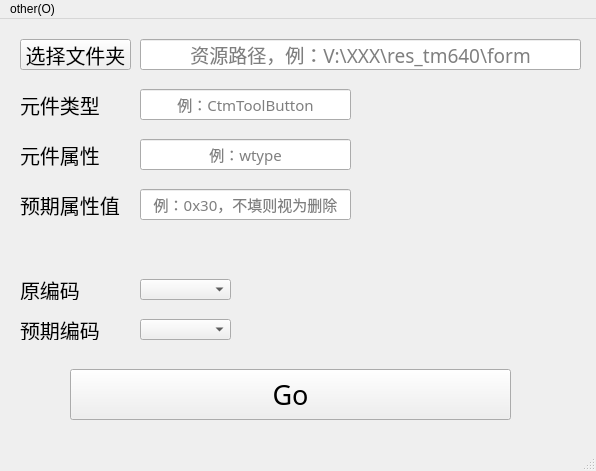
<?xml version="1.0" encoding="UTF-8"?>
<ui version="4.0">
 <class>MainWindow</class>
 <widget class="QMainWindow" name="MainWindow">
  <property name="geometry">
   <rect>
    <x>0</x>
    <y>0</y>
    <width>596</width>
    <height>471</height>
   </rect>
  </property>
  <property name="windowTitle">
   <string>批量替换txt画面脚本属性</string>
  </property>
  <widget class="QWidget" name="centralwidget">
   <widget class="QLineEdit" name="lineEdit_rsc">
    <property name="geometry">
     <rect>
      <x>140</x>
      <y>20</y>
      <width>441</width>
      <height>31</height>
     </rect>
    </property>
    <property name="font">
     <font>
      <family>Hack</family>
      <pointsize>14</pointsize>
     </font>
    </property>
    <property name="alignment">
     <set>Qt::AlignCenter</set>
    </property>
    <property name="placeholderText">
     <string>资源路径，例：V:\XXX\res_tm640\form</string>
    </property>
   </widget>
   <widget class="QComboBox" name="cb_orig_code">
    <property name="geometry">
     <rect>
      <x>140</x>
      <y>260</y>
      <width>91</width>
      <height>21</height>
     </rect>
    </property>
    <property name="font">
     <font>
      <family>Hack</family>
      <pointsize>12</pointsize>
     </font>
    </property>
    <property name="currentText">
     <string/>
    </property>
    <property name="maxVisibleItems">
     <number>3</number>
    </property>
   </widget>
   <widget class="QLabel" name="label_2">
    <property name="geometry">
     <rect>
      <x>20</x>
      <y>260</y>
      <width>91</width>
      <height>21</height>
     </rect>
    </property>
    <property name="font">
     <font>
      <family>Hack</family>
      <pointsize>15</pointsize>
     </font>
    </property>
    <property name="text">
     <string>原编码</string>
    </property>
   </widget>
   <widget class="QLabel" name="label_3">
    <property name="geometry">
     <rect>
      <x>20</x>
      <y>300</y>
      <width>91</width>
      <height>21</height>
     </rect>
    </property>
    <property name="font">
     <font>
      <family>Hack</family>
      <pointsize>15</pointsize>
     </font>
    </property>
    <property name="text">
     <string>预期编码</string>
    </property>
   </widget>
   <widget class="QComboBox" name="cb_exp_code">
    <property name="geometry">
     <rect>
      <x>140</x>
      <y>300</y>
      <width>91</width>
      <height>21</height>
     </rect>
    </property>
    <property name="font">
     <font>
      <family>Hack</family>
      <pointsize>10</pointsize>
     </font>
    </property>
    <property name="maxVisibleItems">
     <number>3</number>
    </property>
   </widget>
   <widget class="QPushButton" name="btn_chosefile">
    <property name="geometry">
     <rect>
      <x>20</x>
      <y>20</y>
      <width>111</width>
      <height>31</height>
     </rect>
    </property>
    <property name="sizePolicy">
     <sizepolicy hsizetype="Preferred" vsizetype="Fixed">
      <horstretch>0</horstretch>
      <verstretch>0</verstretch>
     </sizepolicy>
    </property>
    <property name="font">
     <font>
      <family>Hack</family>
      <pointsize>15</pointsize>
     </font>
    </property>
    <property name="text">
     <string>选择文件夹</string>
    </property>
   </widget>
   <widget class="QLabel" name="label_4">
    <property name="geometry">
     <rect>
      <x>20</x>
      <y>70</y>
      <width>91</width>
      <height>31</height>
     </rect>
    </property>
    <property name="sizePolicy">
     <sizepolicy hsizetype="Preferred" vsizetype="Preferred">
      <horstretch>0</horstretch>
      <verstretch>0</verstretch>
     </sizepolicy>
    </property>
    <property name="font">
     <font>
      <family>Hack</family>
      <pointsize>15</pointsize>
     </font>
    </property>
    <property name="text">
     <string>元件类型</string>
    </property>
   </widget>
   <widget class="QLineEdit" name="lineEdit_CellType">
    <property name="geometry">
     <rect>
      <x>140</x>
      <y>70</y>
      <width>211</width>
      <height>31</height>
     </rect>
    </property>
    <property name="font">
     <font>
      <family>Hack</family>
      <pointsize>11</pointsize>
     </font>
    </property>
    <property name="alignment">
     <set>Qt::AlignCenter</set>
    </property>
    <property name="placeholderText">
     <string>例：CtmToolButton</string>
    </property>
   </widget>
   <widget class="QPushButton" name="btn_Go">
    <property name="geometry">
     <rect>
      <x>70</x>
      <y>350</y>
      <width>441</width>
      <height>51</height>
     </rect>
    </property>
    <property name="font">
     <font>
      <family>Hack</family>
      <pointsize>20</pointsize>
     </font>
    </property>
    <property name="text">
     <string>Go</string>
    </property>
   </widget>
   <widget class="QLineEdit" name="lineEdit_CellKey">
    <property name="geometry">
     <rect>
      <x>140</x>
      <y>120</y>
      <width>211</width>
      <height>31</height>
     </rect>
    </property>
    <property name="font">
     <font>
      <family>Hack</family>
      <pointsize>11</pointsize>
     </font>
    </property>
    <property name="alignment">
     <set>Qt::AlignCenter</set>
    </property>
    <property name="placeholderText">
     <string>例：wtype</string>
    </property>
   </widget>
   <widget class="QLabel" name="label_5">
    <property name="geometry">
     <rect>
      <x>20</x>
      <y>120</y>
      <width>111</width>
      <height>31</height>
     </rect>
    </property>
    <property name="sizePolicy">
     <sizepolicy hsizetype="Preferred" vsizetype="Preferred">
      <horstretch>0</horstretch>
      <verstretch>0</verstretch>
     </sizepolicy>
    </property>
    <property name="font">
     <font>
      <family>Hack</family>
      <pointsize>15</pointsize>
     </font>
    </property>
    <property name="text">
     <string>元件属性</string>
    </property>
   </widget>
   <widget class="QLabel" name="label_6">
    <property name="geometry">
     <rect>
      <x>20</x>
      <y>170</y>
      <width>111</width>
      <height>31</height>
     </rect>
    </property>
    <property name="sizePolicy">
     <sizepolicy hsizetype="Preferred" vsizetype="Preferred">
      <horstretch>0</horstretch>
      <verstretch>0</verstretch>
     </sizepolicy>
    </property>
    <property name="font">
     <font>
      <family>Hack</family>
      <pointsize>15</pointsize>
     </font>
    </property>
    <property name="text">
     <string>预期属性值</string>
    </property>
   </widget>
   <widget class="QLineEdit" name="lineEdit_CellValue">
    <property name="geometry">
     <rect>
      <x>140</x>
      <y>170</y>
      <width>211</width>
      <height>31</height>
     </rect>
    </property>
    <property name="font">
     <font>
      <family>Hack</family>
      <pointsize>11</pointsize>
     </font>
    </property>
    <property name="alignment">
     <set>Qt::AlignCenter</set>
    </property>
    <property name="placeholderText">
     <string>例：0x30，不填则视为删除</string>
    </property>
   </widget>
  </widget>
  <widget class="QMenuBar" name="menubar">
   <property name="geometry">
    <rect>
     <x>0</x>
     <y>0</y>
     <width>596</width>
     <height>26</height>
    </rect>
   </property>
   <widget class="QMenu" name="menuOther">
    <property name="title">
     <string>other(O)</string>
    </property>
    <addaction name="actionClose_Esc"/>
   </widget>
   <addaction name="menuOther"/>
  </widget>
  <widget class="QStatusBar" name="statusbar"/>
  <action name="actionClose_Esc">
   <property name="text">
    <string>close (Esc)</string>
   </property>
   <property name="shortcut">
    <string>Esc</string>
   </property>
  </action>
 </widget>
 <tabstops>
  <tabstop>btn_chosefile</tabstop>
  <tabstop>btn_Go</tabstop>
  <tabstop>lineEdit_rsc</tabstop>
  <tabstop>lineEdit_CellType</tabstop>
  <tabstop>lineEdit_CellKey</tabstop>
  <tabstop>lineEdit_CellValue</tabstop>
  <tabstop>cb_orig_code</tabstop>
  <tabstop>cb_exp_code</tabstop>
 </tabstops>
 <resources/>
 <connections/>
</ui>
